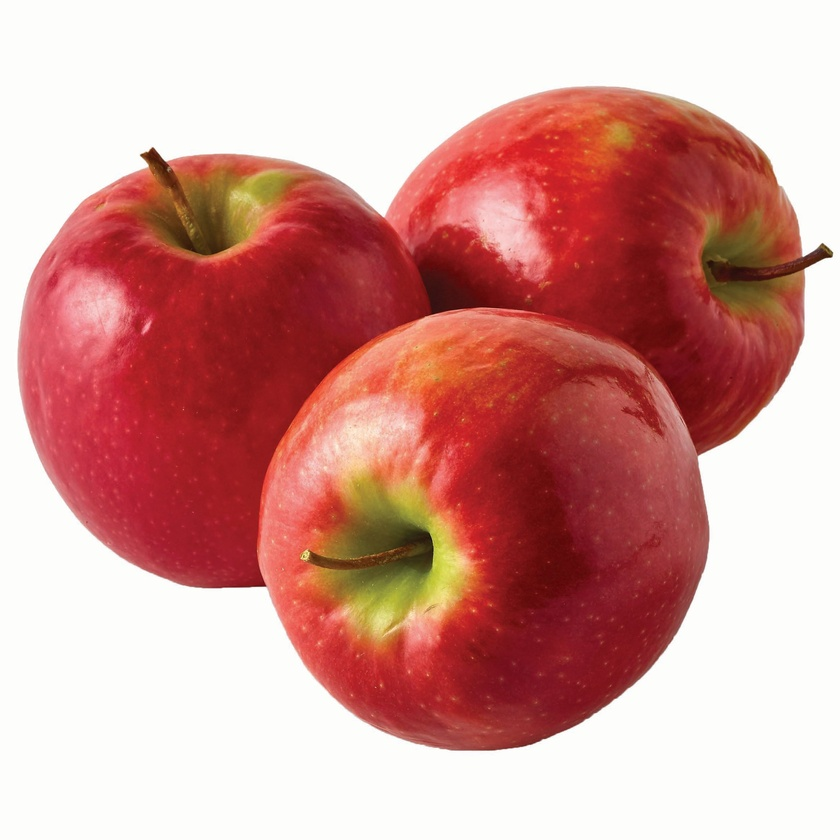
#> input picture opencv/images/chp2/elmalar.jpeg, 840 x 840 px, shrunk from 2330 x 2330 before the run, found by its file name
$ python kontur_tespit.py
#> lines starting #> are read from the running program, lines starting #| are printed output that depends on the picture; after the words box and inside, x2 and y2 are one past the last pixel; in counts of white or black regions, pixels touching at a corner belong together
import cv2
import os
import numpy as np
resim_yolu = os.path.join(os.getcwd(),"opencv","images","chp2","elmalar.jpeg")
resim = cv2.imread(resim_yolu)
#> resim is the input picture: shape (840, 840, 3); mean B, G, R 149.7, 154.8, 211.1
resim = cv2.bilateralFilter(resim,11,50,50)
print(resim.shape)
#| (840, 840, 3)
gri = cv2.cvtColor(resim,cv2.COLOR_BGR2GRAY)
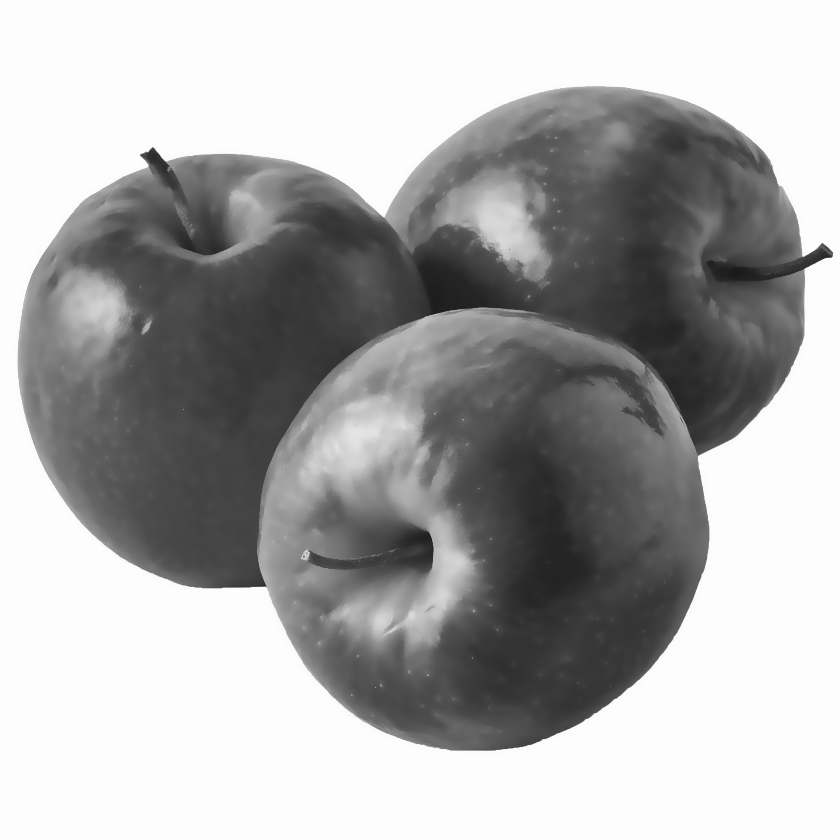
#> gri: shape (840, 840); min 25, max 253, mean 171.1
print(gri.shape)
#| (840, 840)
sbResim = cv2.adaptiveThreshold(gri,255,cv2.ADAPTIVE_THRESH_GAUSSIAN_C,cv2.THRESH_BINARY,11,3)
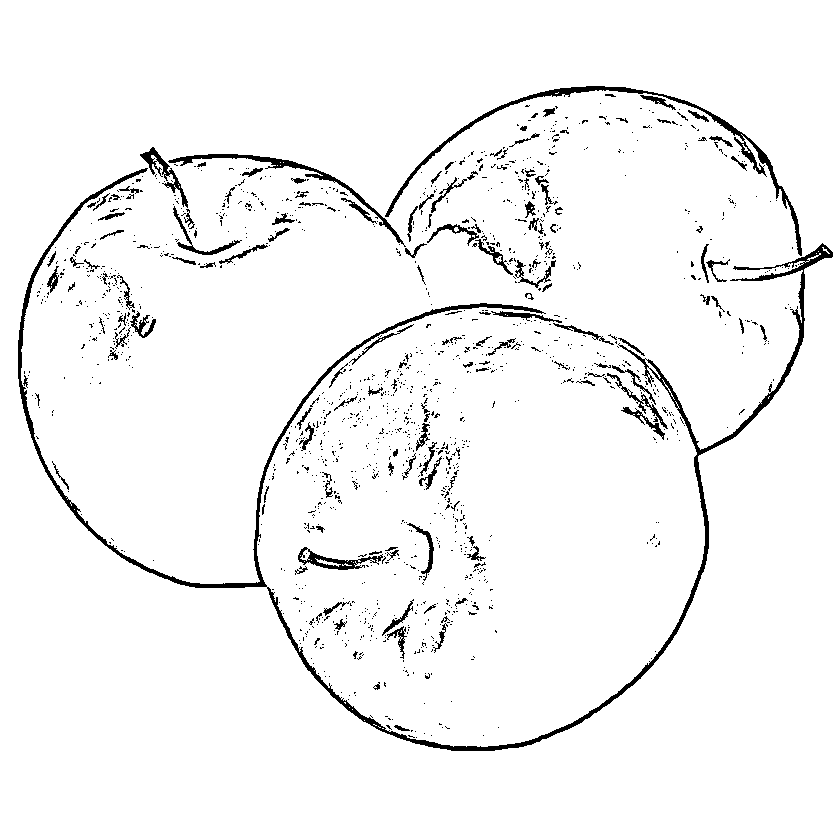
#> sbResim: shape (840, 840); 96% white; 1419 black regions (1268 under 20 px)
# t,sbResim = cv2.adaptiveThreshold(gri,255,cv2.ADAPTIVE_THRESH_GAUSSIAN_C,cv2.THRESH_BINARY,11,3)
cv2.imshow("sbResim",sbResim)
#konturlar
konturlar,_ = cv2.findContours(sbResim,cv2.RETR_TREE,cv2.CHAIN_APPROX_SIMPLE)
#> konturlar = 2066 contours, 1856 with area under 20; largest, box (x1, y1, x2, y2) and area: (0, 0, 840, 840) 703921, (266, 242, 834, 752) 6606, (17, 167, 545, 589) 5201, (384, 85, 803, 257) 2876, (167, 153, 405, 246) 1514
print(len(konturlar))
#| 2066
print(konturlar[0][0][0])
#| [0 0]
print(konturlar[0][1][0])
#| [  0 839]
print(konturlar[0][2][0])
#| [839 839]
print(konturlar[0][3][0])
#| [839   0]
x1=konturlar[0][0][0]
#> x1 = [0, 0]
x2=konturlar[0][1][0]
#> x2 = [0, 839]
x3= konturlar[0][2][0]
#> x3 = [839, 839]
x4= konturlar[0][3][0]
#> x4 = [839, 0]
cv2.circle(resim,tuple(x1),5,(255,0,0),-1)
#> resim: shape (840, 840, 3); mean B, G, R 149.7, 154.7, 211
cv2.circle(resim,tuple(x2),5,(255,0,0),-1)
#> resim: shape (840, 840, 3); mean B, G, R 149.7, 154.7, 211
cv2.circle(resim,tuple(x3),5,(255,0,0),-1)
#> resim: shape (840, 840, 3); mean B, G, R 149.7, 154.7, 211
cv2.circle(resim,tuple(x4),5,(255,0,0),-1)
#> resim: shape (840, 840, 3); mean B, G, R 149.7, 154.7, 211
cv2.imshow("resim son",resim)
# konturların çizdirilmesi
for kontur in konturlar:
    deger =cv2.approxPolyDP(kontur,0.009*cv2.arcLength(kontur,True),True)
    cv2.drawContours(resim,[deger],0,(0,0,255),2)
#> this loop made 2066 passes
#> deger on passes 1, 2, 4: [[0, 0], [0, 839], [839, 839], [839, 0]], [[415, 737], [416, 736], [417, 737], [416, 738]], [[482, 735], [483, 734], [484, 735], [483, 736]]
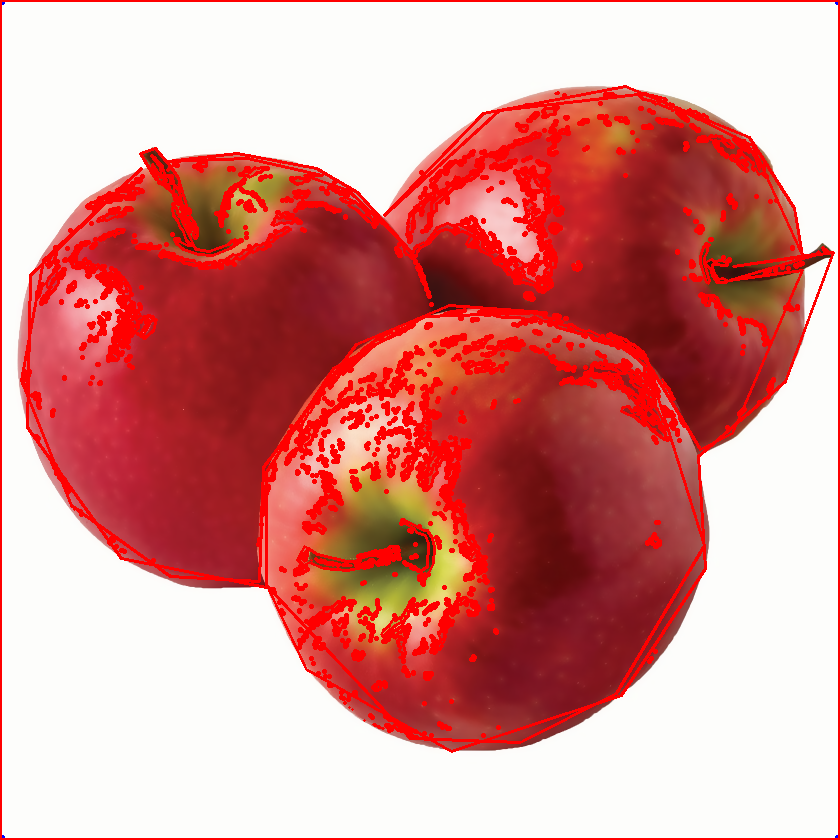
#> resim: shape (840, 840, 3); mean B, G, R 139.8, 143.3, 217.1
cv2.imshow("resim konturlu",resim)
cv2.waitKey(0)
